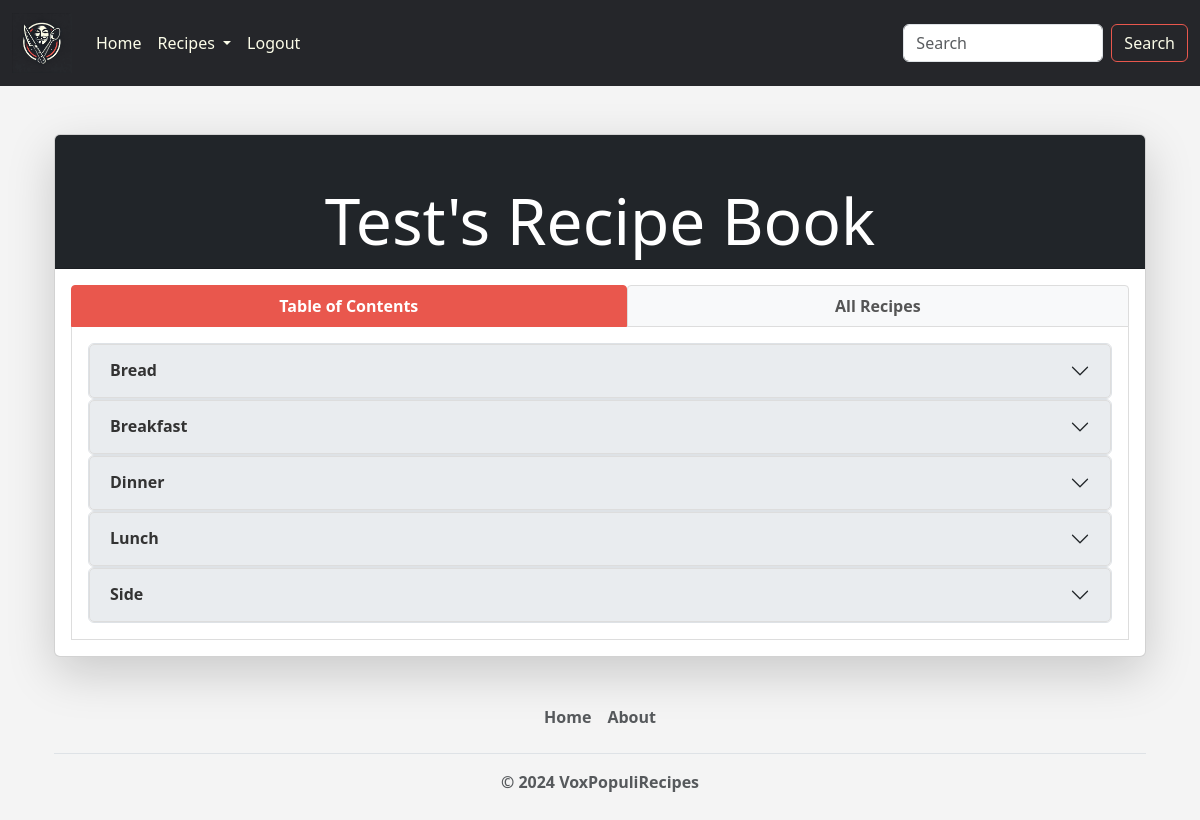
/view-user-book/2/ (signed in), run on the app's committed database.
### voxpopulirecipes/models.py (models this page shows)
class MealType(models.Model):
    name = models.CharField(max_length=200)
    baking = models.BooleanField(default=False)
    def __str__(self):
        return self.name

### voxpopulirecipes/views.py (the view)
# urls.py: path("view-user-book/<int:user_id>/", views.view_user_book, name="view_user_book"),
def view_user_book(request, user_id):
    if user_id == request.user.id:
        return redirect("voxpopulirecipes:my_recipes")
    user_to_view = get_object_or_404(User, pk=user_id)
    recipes = Recipe.objects.filter(creator=user_to_view).order_by("pub_date")
    starred_recipes = list(
        Recipe.objects.filter(
            id__in=StarredRecipe.objects.filter(user=request.user).values_list("recipe", flat=True)
        )
    )
    starred_recipe_ids = list(
        StarredRecipe.objects.filter(user=request.user).order_by("-date_starred").values_list("recipe_id", flat=True)
    )
    starred_recipes.sort(key=lambda recipe: starred_recipe_ids.index(recipe.id))
    saved_recipes = Recipe.objects.filter(id__in=SavedRecipe.objects.filter(user=request.user).values_list("recipe", flat=True)).order_by("pub_date")
    saved_recipe_ids = list(SavedRecipe.objects.filter(user=request.user).order_by("-date_saved").values_list("recipe_id", flat=True))
    mealtype_cuisine_map = defaultdict(lambda: defaultdict(list))
    for recipe in recipes:
        if recipe.mealType and recipe.cuisine:
            mealtype_cuisine_map[recipe.mealType][recipe.cuisine].append(recipe)
    mealtype_cuisine_map = {
        mealtype: {
            cuisine: sorted(recipe_list, key=lambda r: r.pub_date)
            for cuisine, recipe_list in sorted(cuisines.items(), key=lambda c: c[0].name)
        }
        for mealtype, cuisines in sorted(mealtype_cuisine_map.items(), key=lambda mt: mt[0].name)
    }
    context = {
        "recipes": recipes,
        "mealtype_cuisine_map": mealtype_cuisine_map,
        "user_to_view": user_to_view,
        "saved_recipe_ids": saved_recipe_ids,
        "starred_recipe_ids": starred_recipe_ids,
    }
    return render(request, "voxpopulirecipes/view_user_book.html", context)

### voxpopulirecipes/models.py (called while the page is built)
    def __str__(self):
        return self.name

### voxpopulirecipes/templates/voxpopulirecipes/view_user_book.html (shortened to what this page needs)
{% extends 'voxpopulirecipes/base.html' %}
{% block content %}
<div class="container mt-4">
    <div class="card shadow-lg">
        <div class="card-header bg-dark text-white text-center">
            <h1 class="display-3">{{ user_to_view.first_name }}'s Recipe Book</h1>
        </div>
        <div class="card-body">
            <div class="row">
                <div class="col-12">
                    <ul class="nav nav-tabs nav-fill" id="recipeBookTabs" role="tablist">
                        <li class="nav-item" role="presentation">
                            <button
                                class="nav-link active"
                                id="table-of-contents-tab"
                                data-bs-toggle="tab"
                                data-bs-target="#table-of-contents"
                                type="button"
                                role="tab"
                                aria-controls="table-of-contents"
                                aria-selected="true">
                                <strong>Table of Contents</strong>
                            </button>
                        </li>
                        <li class="nav-item" role="presentation">
                            <button
                                class="nav-link"
                                id="all-recipes-tab"
                                data-bs-toggle="tab"
                                data-bs-target="#all-recipes"
                                type="button"
                                role="tab"
                                aria-controls="all-recipes"
                                aria-selected="false">
                                <strong>All Recipes</strong>
                            </button>
                        </li>
                    </ul>
                </div>
            </div>
            <div class="tab-content" id="recipeBookTabContent">
                <div
                    class="tab-pane fade show active"
                    id="table-of-contents"
                    role="tabpanel"
                    aria-labelledby="table-of-contents-tab">
                    <div class="col-12">
                        <div class="accordion" id="Meal_type_Accordion">
                            {% for mealtype, cuisines in mealtype_cuisine_map.items %}
                            <div class="accordion-item">
                                <h2 class="accordion-header" id="heading{{ mealtype.id }}">
                                    <button class="accordion-button collapsed" type="button" data-bs-toggle="collapse"
                                            data-bs-target="#collapse{{ mealtype.id }}" aria-expanded="false" aria-controls="collapse{{ mealtype.id }}">
                                        <strong>{{ mealtype.name }}<strong>
                                    </button>
                                </h2>
                                            {% for cuisine, recipes in cuisines.items %}
                                                            {% for recipe in recipes %}
                                                                        {% if recipe.image %}
                                                                            <img
                                                                                src="{{ recipe.image.url }}"
                                                                                class="card-img-top"
                                                                                alt="{{ recipe.title }}"
                                                                                style="object-fit: cover; height: 200px;"
                                                                            >
                                                                        {% else %}
                                                                                {% load static %}
                                                                        {% endif %}
                                                            {% endfor %}
                                            {% endfor %}
                            </div>
                            {% endfor %}
                        </div>
                    </div>
                </div>
            </div>
        </div>
    </div>
</div>
{% endblock %}

### voxpopulirecipes/templates/voxpopulirecipes/base.html (style rules this page uses)
body { background-color: #f4f4f4; }

### voxpopulirecipes/templates/voxpopulirecipes/navbar.html (style rules this page uses)
.nav-link { color: #fcfde9; transition: color 0.3s ease; }

### voxpopulirecipes/templates/voxpopulirecipes/view_user_book.html (style rules this page uses)
.accordion-header .accordion-button { background-color: #e9ecef; color: #333; border: 1px solid #ddd; }
.nav-tabs .nav-link { color: #555; background-color: #f8f9fa; border: 1px solid #ddd; margin-right: 2px; border-radius: 0.25rem 0.25rem 0 0; }
.nav-tabs .nav-link.active { color: white; background-color: #e9574d; border-color: #e9574d; }
.tab-content { border: 1px solid #ddd; border-top: none; padding: 1rem; background-color: #fff; }
.tab-pane.active { display: block; }
.card-header { position: relative; padding-top: 3rem; }
.card-header h1 { margin-bottom: 0; white-space: normal; word-break: break-word; text-align: center; }

### data on the page
MealType: name "Bread"
MealType: name "Breakfast"
MealType: name "Dinner"
MealType: name "Lunch"
MealType: name "Side"

### other printed values
{{ user_to_view.first_name }} "Test"
